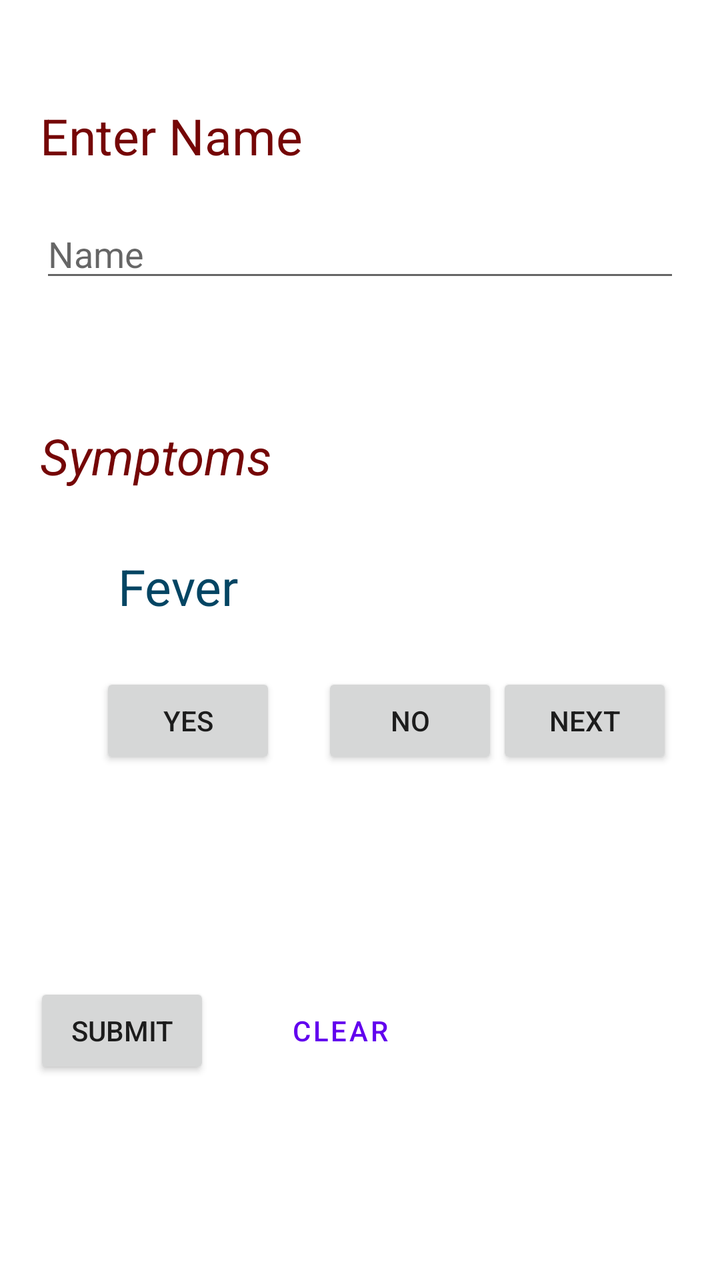
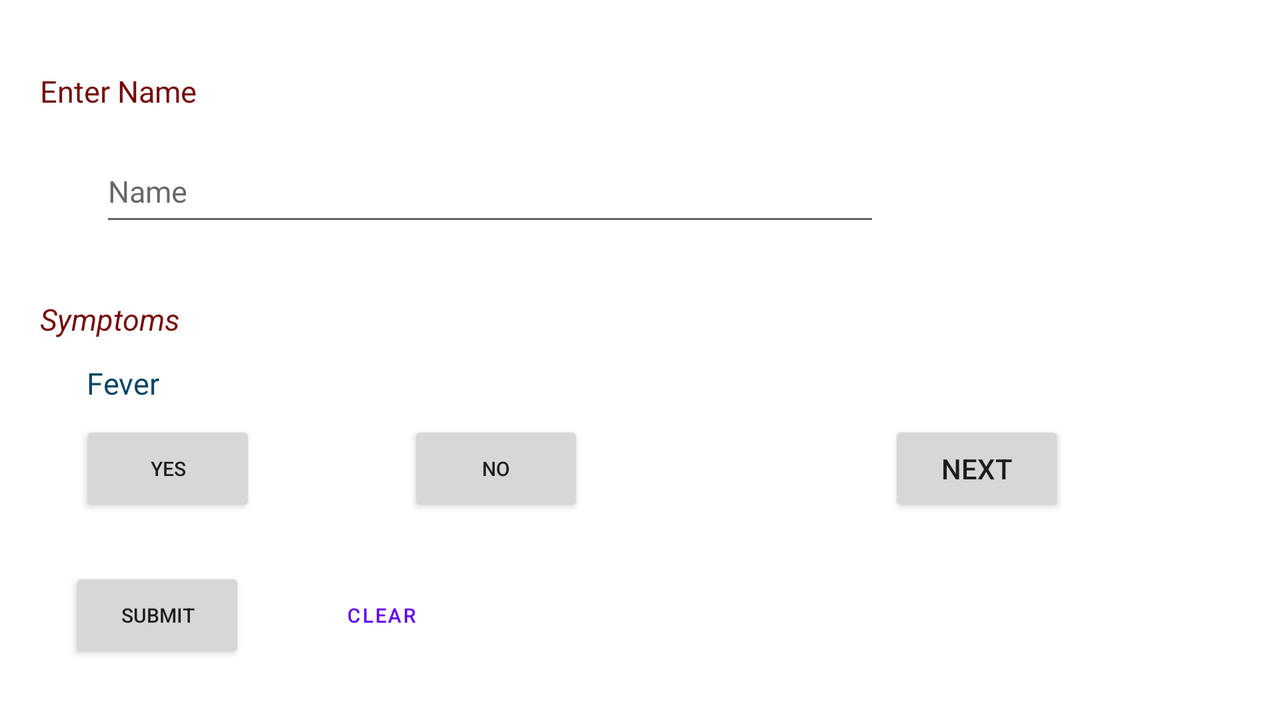

One screen, two layout resources from the same app: the default and the author's alternative for another configuration. Each is rendered where Android would select it; the XML of both is given below.
<!-- AndroidManifest.xml: application theme Theme.Covid19_2 -->
<!-- res/layout/activity_main.xml -->
<?xml version="1.0" encoding="utf-8"?>
<androidx.constraintlayout.widget.ConstraintLayout xmlns:android="http://schemas.android.com/apk/res/android"
    xmlns:app="http://schemas.android.com/apk/res-auto"
    xmlns:tools="http://schemas.android.com/tools"
    android:layout_width="match_parent"
    android:layout_height="match_parent"
    tools:context=".MainActivity">


    <TextView
        android:id="@+id/name"
        android:layout_width="match_parent"
        android:layout_height="wrap_content"
        android:layout_marginStart="20dp"
        android:layout_marginEnd="20dp"
        android:text="Enter Name"
        android:textColor="@color/magenta"
        android:textFontWeight="@integer/material_motion_duration_long_1"
        android:textSize="25sp"
        android:textStyle="bold"
        app:layout_constraintBottom_toBottomOf="parent"
        app:layout_constraintEnd_toEndOf="parent"
        app:layout_constraintHorizontal_bias="0.0"
        app:layout_constraintStart_toStartOf="parent"
        app:layout_constraintTop_toTopOf="parent"
        app:layout_constraintVertical_bias="0.084" />

    <EditText
        android:id="@+id/edtName"
        android:layout_width="match_parent"
        android:layout_height="wrap_content"
        android:layout_marginStart="20dp"
        android:layout_marginTop="20dp"
        android:layout_marginEnd="20dp"
        android:ems="10"
        android:inputType="textPersonName"
        android:hint="Name"
        app:layout_constraintBottom_toBottomOf="parent"
        app:layout_constraintEnd_toEndOf="@+id/name"
        app:layout_constraintHorizontal_bias="0.422"
        app:layout_constraintStart_toStartOf="@+id/name"
        app:layout_constraintTop_toBottomOf="@+id/name"
        app:layout_constraintVertical_bias="0.0" />

    <TextView
        android:id="@+id/symptom"
        android:layout_width="match_parent"
        android:layout_height="wrap_content"
        android:layout_marginStart="20dp"
        android:layout_marginEnd="20dp"
        android:text="Symptoms"
        android:textColor="@color/magenta"
        android:textSize="25sp"
        android:textStyle="italic"
        app:layout_constraintBottom_toBottomOf="parent"
        app:layout_constraintEnd_toEndOf="@+id/edtName"
        app:layout_constraintStart_toStartOf="@+id/edtName"
        app:layout_constraintTop_toBottomOf="@+id/edtName"
        app:layout_constraintVertical_bias="0.141" />

    <Button
        android:id="@+id/submitbtn"
        android:layout_width="wrap_content"
        android:layout_height="wrap_content"
        android:text="submit"
        app:layout_constraintBaseline_toBaselineOf="@+id/clearbtn"
        app:layout_constraintEnd_toEndOf="parent"
        app:layout_constraintHorizontal_bias="0.063"
        app:layout_constraintStart_toStartOf="parent" />

    <Button
        android:id="@+id/clearbtn"
        style="@style/Widget.MaterialComponents.Button.TextButton"
        android:layout_width="wrap_content"
        android:layout_height="wrap_content"
        android:text="Clear"
        app:layout_constraintBottom_toBottomOf="parent"
        app:layout_constraintEnd_toEndOf="parent"
        app:layout_constraintHorizontal_bias="0.126"
        app:layout_constraintStart_toEndOf="@+id/submitbtn"
        app:layout_constraintTop_toTopOf="parent"
        app:layout_constraintVertical_bias="0.83" />

    <Button
        android:id="@+id/nextbtn"
        android:layout_width="wrap_content"
        android:layout_height="wrap_content"
        android:text="Next"
        app:layout_constraintBottom_toBottomOf="parent"
        app:layout_constraintEnd_toEndOf="parent"
        app:layout_constraintHorizontal_bias="0.913"
        app:layout_constraintStart_toStartOf="parent"
        app:layout_constraintTop_toTopOf="parent"
        app:layout_constraintVertical_bias="0.568" />

    <TextView
        android:id="@+id/symname"
        android:layout_width="wrap_content"
        android:layout_height="wrap_content"
        android:entries="@string/fever"
        android:text="Fever"
        android:textColor="@color/blue"
        android:textSize="25dp"
        app:layout_constraintBottom_toBottomOf="parent"
        app:layout_constraintEnd_toEndOf="parent"
        app:layout_constraintHorizontal_bias="0.197"
        app:layout_constraintStart_toStartOf="parent"
        app:layout_constraintTop_toTopOf="parent"
        app:layout_constraintVertical_bias="0.456" />

    <Button
        android:id="@+id/yesbtn"
        android:layout_width="wrap_content"
        android:layout_height="wrap_content"
        android:text="Yes"
        app:layout_constraintBottom_toBottomOf="parent"
        app:layout_constraintEnd_toStartOf="@+id/guideline2"
        app:layout_constraintHorizontal_bias="0.427"
        app:layout_constraintStart_toStartOf="parent"
        app:layout_constraintTop_toTopOf="parent"
        app:layout_constraintVertical_bias="0.568" />

    <Button
        android:id="@+id/nobtn"
        android:layout_width="wrap_content"
        android:layout_height="wrap_content"
        android:text="No"
        app:layout_constraintBaseline_toBaselineOf="@+id/yesbtn"
        app:layout_constraintEnd_toEndOf="parent"
        app:layout_constraintHorizontal_bias="0.172"
        app:layout_constraintStart_toEndOf="@+id/yesbtn" />

    <androidx.constraintlayout.widget.Guideline
        android:id="@+id/guideline2"
        android:layout_width="wrap_content"
        android:layout_height="wrap_content"
        android:orientation="vertical"
        app:layout_constraintGuide_begin="205dp" />

</androidx.constraintlayout.widget.ConstraintLayout>
<!-- resources referenced by this layout -->
<resources>
  <color name="blue">#FF034563</color>
  <color name="magenta">#750606</color>
  <string name="fever">Fever</string>
  <style name="Theme.Covid19_2" parent="Theme.MaterialComponents.DayNight.DarkActionBar">
          
          <item name="colorPrimary">@color/purple_500</item>
          <item name="colorPrimaryVariant">@color/purple_700</item>
          <item name="colorOnPrimary">@color/white</item>
          
          <item name="colorSecondary">@color/teal_200</item>
          <item name="colorSecondaryVariant">@color/teal_700</item>
          <item name="colorOnSecondary">@color/black</item>
          
          <item name="android:statusBarColor" tools:targetApi="l">?attr/colorPrimaryVariant</item>
          
      </style>
  <color name="purple_500">#FF6200EE</color>
  <color name="purple_700">#FF3700B3</color>
  <color name="white">#FFFFFFFF</color>
  <color name="teal_200">#FF03DAC5</color>
  <color name="teal_700">#FF018786</color>
  <color name="black">#FF000000</color>
</resources>
<!-- res/layout-land/activity_main.xml (the author's variant of the layout above) -->
<!-- drawn on the phone turned sideways -->
<?xml version="1.0" encoding="utf-8"?>
<androidx.constraintlayout.widget.ConstraintLayout xmlns:android="http://schemas.android.com/apk/res/android"
    xmlns:app="http://schemas.android.com/apk/res-auto"
    xmlns:tools="http://schemas.android.com/tools"
    android:layout_width="match_parent"
    android:layout_height="match_parent"
    tools:context=".MainActivity">


    <EditText
        android:id="@+id/edtName"
        android:layout_width="match_parent"
        android:layout_height="wrap_content"
        android:layout_marginLeft="50dp"
        android:layout_marginRight="200dp"
        android:ems="10"
        android:hint="Name"
        android:inputType="textPersonName"
        android:minHeight="48dp"
        android:textSize="15sp"
        app:layout_constraintBottom_toBottomOf="parent"
        app:layout_constraintEnd_toEndOf="@+id/name"
        app:layout_constraintHorizontal_bias="0.148"
        app:layout_constraintStart_toStartOf="@+id/name"
        app:layout_constraintTop_toBottomOf="@+id/name"
        app:layout_constraintVertical_bias="0.056" />

    <TextView
        android:id="@+id/name"
        android:layout_width="match_parent"
        android:layout_height="wrap_content"
        android:layout_marginStart="20dp"
        android:layout_marginEnd="20dp"
        android:text="Enter Name"
        android:textColor="@color/magenta"
        android:textFontWeight="@integer/material_motion_duration_long_1"
        android:textSize="15sp"
        android:textStyle="bold"
        app:layout_constraintBottom_toBottomOf="parent"
        app:layout_constraintEnd_toEndOf="parent"
        app:layout_constraintHorizontal_bias="0.0"
        app:layout_constraintStart_toStartOf="parent"
        app:layout_constraintTop_toTopOf="parent"
        app:layout_constraintVertical_bias="0.104"/>

    <TextView
        android:id="@+id/symptom"
        android:layout_width="match_parent"
        android:layout_height="wrap_content"
        android:layout_marginStart="20dp"
        android:layout_marginEnd="20dp"
        android:text="Symptoms"
        android:textColor="@color/magenta"
        android:textSize="15sp"
        android:textStyle="italic"
        app:layout_constraintBottom_toBottomOf="parent"
        app:layout_constraintEnd_toEndOf="@+id/edtName"
        app:layout_constraintHorizontal_bias="1.0"
        app:layout_constraintStart_toStartOf="@+id/edtName"
        app:layout_constraintTop_toBottomOf="@+id/edtName"
        app:layout_constraintVertical_bias="0.141" />

    <Button
        android:id="@+id/submitbtn"
        android:layout_width="wrap_content"
        android:layout_height="wrap_content"
        android:text="submit"
        android:textSize="10sp"
        app:layout_constraintBaseline_toBaselineOf="@+id/clearbtn"
        app:layout_constraintEnd_toEndOf="parent"
        app:layout_constraintHorizontal_bias="0.063"
        app:layout_constraintStart_toStartOf="parent" />

    <Button
        android:id="@+id/clearbtn"
        style="@style/Widget.MaterialComponents.Button.TextButton"
        android:layout_width="wrap_content"
        android:layout_height="wrap_content"
        android:text="Clear"
        android:textSize="10sp"
        app:layout_constraintBottom_toBottomOf="parent"
        app:layout_constraintEnd_toEndOf="parent"
        app:layout_constraintHorizontal_bias="0.056"
        app:layout_constraintStart_toEndOf="@+id/submitbtn"
        app:layout_constraintTop_toTopOf="parent"
        app:layout_constraintVertical_bias="0.909" />

    <Button
        android:id="@+id/nextbtn"
        android:layout_width="wrap_content"
        android:layout_height="wrap_content"
        android:text="Next"
        app:layout_constraintBottom_toBottomOf="parent"
        app:layout_constraintEnd_toEndOf="parent"
        app:layout_constraintHorizontal_bias="0.805"
        app:layout_constraintStart_toStartOf="parent"
        app:layout_constraintTop_toTopOf="parent"
        app:layout_constraintVertical_bias="0.674" />

    <TextView
        android:id="@+id/symname"
        android:layout_width="wrap_content"
        android:layout_height="wrap_content"
        android:entries="@string/fever"
        android:text="Fever"
        android:textColor="@color/blue"
        android:textSize="15sp"
        app:layout_constraintBottom_toBottomOf="parent"
        app:layout_constraintEnd_toEndOf="parent"
        app:layout_constraintHorizontal_bias="0.072"
        app:layout_constraintStart_toStartOf="parent"
        app:layout_constraintTop_toTopOf="parent"
        app:layout_constraintVertical_bias="0.534" />

    <Button
        android:id="@+id/yesbtn"
        android:layout_width="wrap_content"
        android:layout_height="wrap_content"
        android:text="Yes"
        android:textSize="10sp"
        app:layout_constraintBottom_toBottomOf="parent"
        app:layout_constraintEnd_toStartOf="@+id/guideline2"
        app:layout_constraintHorizontal_bias="0.341"
        app:layout_constraintStart_toStartOf="parent"
        app:layout_constraintTop_toTopOf="parent"
        app:layout_constraintVertical_bias="0.674" />

    <Button
        android:id="@+id/nobtn"
        android:layout_width="wrap_content"
        android:layout_height="wrap_content"
        android:text="No"
        android:textSize="10sp"
        app:layout_constraintBaseline_toBaselineOf="@+id/yesbtn"
        app:layout_constraintEnd_toEndOf="parent"
        app:layout_constraintHorizontal_bias="0.179"
        app:layout_constraintStart_toEndOf="@+id/yesbtn" />

    <androidx.constraintlayout.widget.Guideline
        android:id="@+id/guideline2"
        android:layout_width="wrap_content"
        android:layout_height="wrap_content"
        android:orientation="vertical"
        app:layout_constraintGuide_begin="205dp" />

</androidx.constraintlayout.widget.ConstraintLayout>
